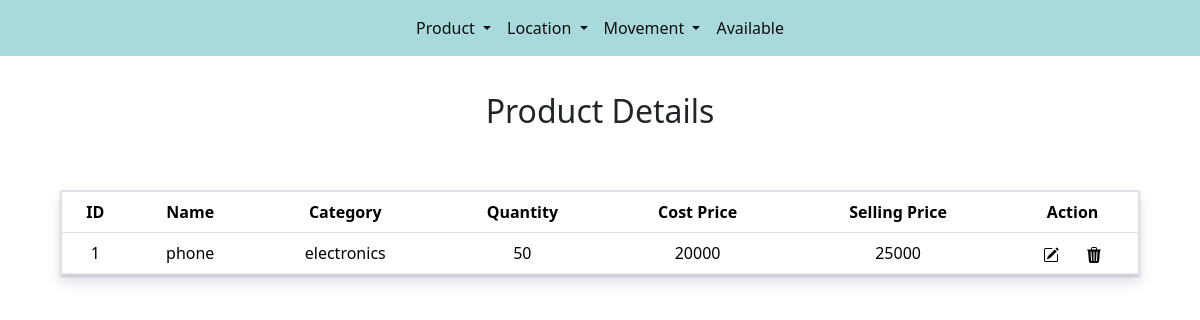
The app's page /List, older data.
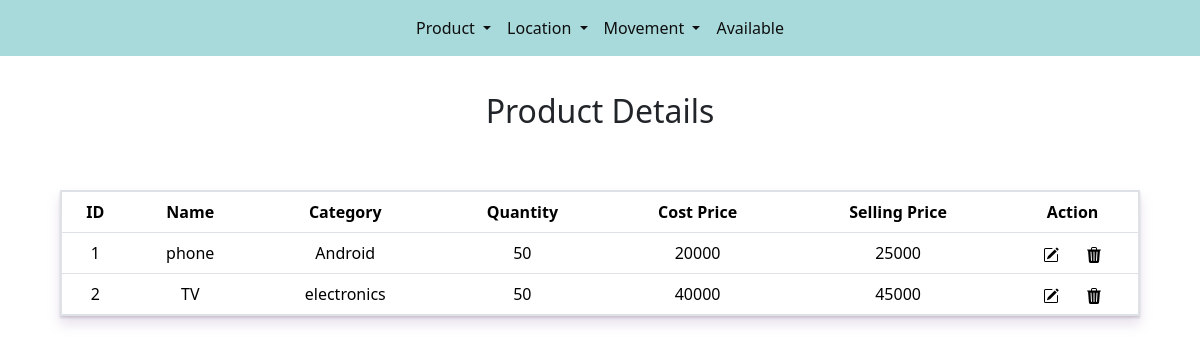
The same page, newer data.
### app.py (models this page shows, shortened)
class Product(db.Model):
    id = db.Column(db.Integer, primary_key=True)
    name = db.Column(db.String(20), nullable=False)
    category = db.Column(db.String(20), nullable=False)
    quantity = db.Column(db.Integer, nullable=False)
    cost_price = db.Column(db.Integer, nullable=False)
    selling_price = db.Column(db.Integer, nullable=False)

### app.py (the view)
@app.route('/List')
def List():
    all_prod = Product.query.order_by(Product.id).all()
    return render_template("prod_list.html", all_prod=all_prod)

### templates/prod_list.html (shortened to what this page needs)
{% extends 'base.html' %}
{% block body %}
<h2>Product Details</h2>
<table class="table table-hover">
  <tr>
    <th>ID</th>
    <th>Name</th>
    <th>Category</th>
    <th>Quantity</th>
    <th>Cost Price</th>
    <th>Selling Price</th>
    <th>Action</th>
  </tr>
  {% for i in all_prod %}
  <tr>
    <td>{{ i.id }}</td>
    <td>{{ i.name }}</td>
    <td>{{ i.category }}</td>
    <td>{{ i.quantity }}</td>
    <td>{{ i.cost_price }}</td>
    <td>{{ i.selling_price }}</td>
    <td><a href="/List/edit/{{i.id}}"></a>
    <a href="/List/delete/{{i.id}}">  </a>
  </td>
</tr>
  {% endfor %}
</table>
{% endblock %}

Row changes from the older to the newer data that the page shows:
changed Product "phone": category "electronics" → "Android"
added Product: id "2", name "TV", category "electronics", quantity "50", cost_price "40000", selling_price "45000"
